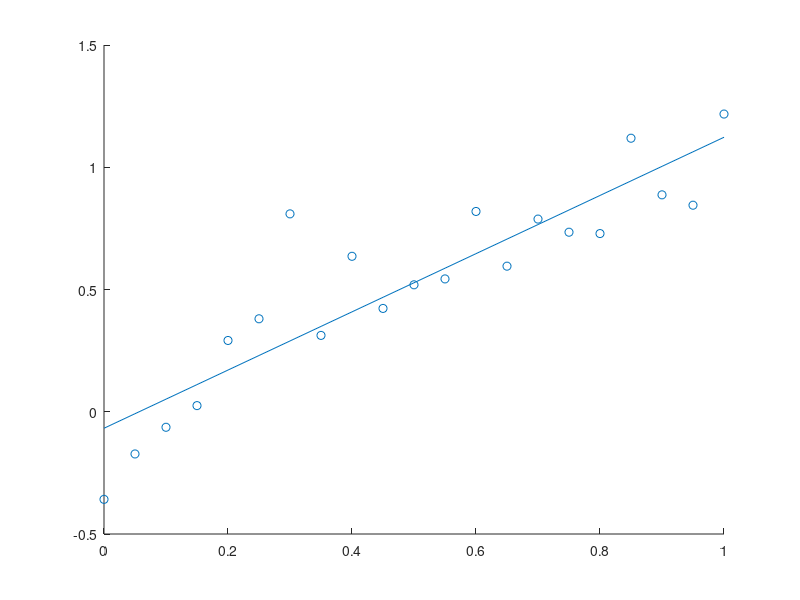

Source code (MATLAB): (Note: this script raises an error after producing the figure.)
%% 1
x = 0:0.05:1;
y = x + 0.2*randn(1, length(x));

X = [ ones(length(x),1) x(:)];
a = (X.'*X)\(X.'*y(:));
linreg = a(1) + a(2) * x;

hold on
scatter(x,y);
plot(x,linreg);
hold off
% p = newp(x,y,'
%% 2
clear; close all;
x = linspace(0,1,21);
y = -sin(.8*pi*x);

net = fitnet(2);
net = configure(net,x,y);
net.inputs{1}.processFcns = {};
net.outputs{2}.processFcns = {};
[net, tr] = train(net, x, y);
[biases, weights] = hidden_laye
r_weights(net);
TF = hidden_layer_transfer_function(net);

out_n2 = TF(biases(2)+weights(2)*x);
out_n1 = TF(biases(1)+weights(1)*x);

[biases_out, weights_out] = output_layer_weights(net);
TF_out = output_layer_transfer_function(net);

output = TF_out(biases_out+weights_out(1)*out_n1+weights_out(2)*out_n2);
%%
hold on
scatter(x,out_n1, 15, 'filled');
scatter(x,out_n2, 15, 'filled');
scatter(x,output, 25, 'linewidth', 2);
plot(x,y);
legend('hidden neuron 1', 'hidden neuron 2', 'network estimate', 'sin(x^2)');
xlabel('x');
ylabel('y');
title('Estimate of sin(x^2) with two hidden layers');
hold off
net.LW{2,1}
